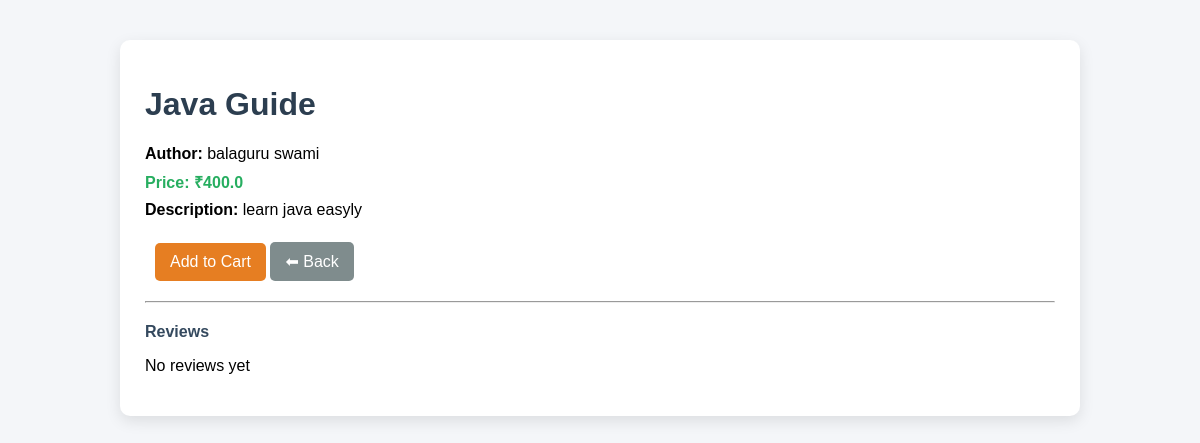
/book/2/, run on the app's committed database.
### store/models.py (models this page shows, shortened)
class Book(models.Model):
    title = models.CharField(max_length=200)
    author = models.CharField(max_length=100)
    price = models.FloatField()
    category = models.ForeignKey(Category, on_delete=models.CASCADE)
    description = models.TextField()

### store/views.py (the view)
# urls.py: path('book/<int:id>/', views.book_detail, name='detail'),
def book_detail(request, id):
    book = get_object_or_404(Book, id=id)
    reviews = Review.objects.filter(book=book)
    return render(request, 'store/detail.html', {'book': book, 'reviews': reviews})

### store/templates/store/detail.html (shortened to what this page needs)
<!DOCTYPE html>
<html>
<head>
</head>
<body>
<div class="container">
    <div class="card">
        <h1>{{ book.title }}</h1>
        <div class="info">
            <p><b>Author:</b> {{ book.author }}</p>
            <p class="price"><b>Price:</b> ₹{{ book.price }}</p>
            <p><b>Description:</b> {{ book.description }}</p>
        </div>
        <a href="/add-cart/{{ book.id }}" class="btn cart-btn">Add to Cart</a>
        <a href="/" class="btn back-btn">⬅ Back</a>
        <hr>
        <div class="review-title">Reviews</div>
        {% for review in reviews %}
            <div class="review-box">
                 {{ review.rating }} - {{ review.comment }}
            </div>
        {% empty %}
            <p>No reviews yet</p>
        {% endfor %}
    </div>
</div>
</body>
</html>

### store/templates/store/detail.html (style rules this page uses)
body { font-family: Arial, sans-serif; background: #f4f6f9; margin: 0; }
.container { width: 80%; margin: 40px auto; }
.card { background: white; padding: 25px; border-radius: 10px; box-shadow: 0 5px 15px rgba(0,0,0,0.1); }
h1 { color: #2c3e50; }
.info p { font-size: 16px; margin: 8px 0; }
.price { color: #27ae60; font-weight: bold; }
hr { margin: 20px 0; }
.review-title { font-weight: bold; margin-bottom: 10px; color: #34495e; }
.btn { display: inline-block; padding: 10px 15px; margin-top: 15px; text-decoration: none; border-radius: 5px; color: white; }
.back-btn { background: #7f8c8d; }
.cart-btn { background: #e67e22; margin-left: 10px; }

### data on the page
Book: title "Java Guide", author "balaguru swami", price "400.0", description "learn java easyly"
